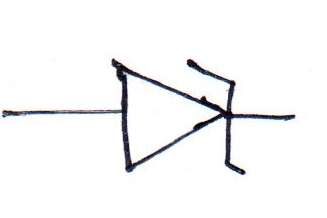
#> input picture Dataset/CktComDb-v1.o/Test/20/original_35.bmp, 327 x 218 px; its folder holds only this picture in this run
$ jupyter execute 'Noise Augmentation.ipynb'
#> lines starting #> are read from the running program, lines starting #| are printed output that depends on the picture
#> further down, image_read is the input picture: shape (218, 327, 3); mean B, G, R 246.3, 245.6, 245.6
[cell 1]
from google.colab import drive
drive.mount('/content/drive')

Gaussian Noise :-

[cell 2]
img_dir = "/content/drive/MyDrive/Data/20/*"

[cell 3]
import cv2
from google.colab.patches import cv2_imshow
import numpy as np

def addNoise(img,c):
#> called with c = 1
    dst = np.empty_like(img)
    noise = cv2.randn(dst, (0,0,0), (20,20,20))
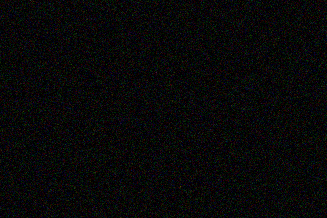
#> dst: shape (218, 327, 3); mean of channels 0, 1, 2 7.9, 8, 8; drawn as B, G, R
    img_noise = cv2.addWeighted(img, 0.5, noise, 0.5, 30)
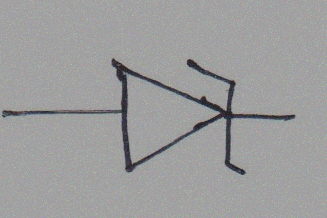
#> img_noise: shape (218, 327, 3); mean B, G, R 157.3, 157, 157

    cv2_imshow(img_noise)
    cv2.imwrite('/content/drive/MyDrive/Data/20/train/componentlnoise%d.bmp' % c, img_noise)

[cell 4]
# import the library opencv
import cv2
# globbing utility.
import glob
c=0
for file in glob.glob(img_dir):
  image_read = cv2.imread(file)
  c=c+1
  addNoise(image_read,c)

$ run again, on Dataset/CktComDb-v1.o/Test/20/original_41.bmp
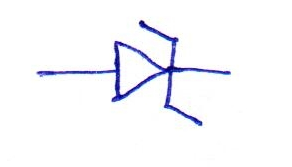
#> input picture Dataset/CktComDb-v1.o/Test/20/original_41.bmp, 292 x 167 px
#> image_read is the input picture: shape (167, 292, 3); mean B, G, R 251.1, 247.3, 247
#> in addNoise, `noise = cv2.randn(dst, (0,0,0), (20,20,20))`:
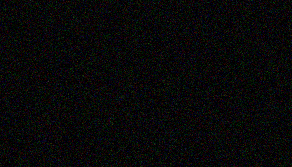
#> dst: shape (167, 292, 3); mean of channels 0, 1, 2 7.9, 8, 8; drawn as B, G, R
#> in addNoise, `img_noise = cv2.addWeighted(img, 0.5, noise, 0.5, 30)`:
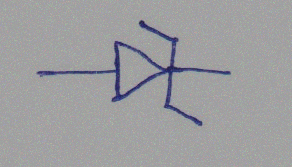
#> img_noise: shape (167, 292, 3); mean B, G, R 159.7, 157.9, 157.7

$ run again, on Dataset/CktComDb-v1.o/Test/20/original_61.bmp
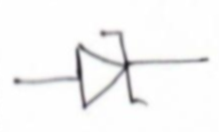
#> input picture Dataset/CktComDb-v1.o/Test/20/original_61.bmp, 219 x 132 px
#> image_read is the input picture: shape (132, 219, 3); mean B, G, R 246.1, 245.9, 246
#> in addNoise, `noise = cv2.randn(dst, (0,0,0), (20,20,20))`:
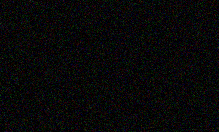
#> dst: shape (132, 219, 3); mean of channels 0, 1, 2 7.9, 8, 8; drawn as B, G, R
#> in addNoise, `img_noise = cv2.addWeighted(img, 0.5, noise, 0.5, 30)`:
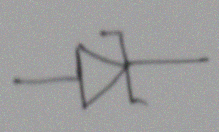
#> img_noise: shape (132, 219, 3); mean B, G, R 157, 156.9, 157
